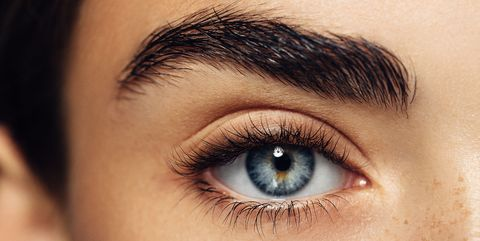
#> input picture images/eye.jpg, 480 x 241 px; its folder holds only this picture in this run
$ jupyter execute --allow-errors 01_colorspaces.ipynb
#> lines starting #> are read from the running program, lines starting #| are printed output that depends on the picture; after the words box and inside, x2 and y2 are one past the last pixel; in counts of white or black regions, pixels touching at a corner belong together
# Assignment 1: Color Spaces, Morphological Operators

## Exercise 1.1

For an image of your choice, implement the simple binarization method as shown in the lecture. We've put some example images in in /images.

Rough sketch:

1. define the „positive“ subspace P in the RGB cube
2. iterate over all pixels in I and check if in P or ~P
3. write result to new image
4. play around with size and shape of P and display binary image (**RESULT**)

[cell 1]
from dataclasses import dataclass
from typing import Tuple, Union

import numpy as np


class RgbSubscriptable:
    def __getitem__(self, key):
        if key == 0:
            return self.r
        if key == 1:
            return self.g
        if key == 2:
            return self.b
        raise KeyError("Key must be an int and one of {0, 1, 2}.")

    def __str__(self):
        return f"<{self.__class__.__name__} r={self.r} g={self.g} b={self.b}>"


class Threshold(RgbSubscriptable):
    NONE = None

    def __init__(self, r, g, b):
        self.r = r
        self.g = g
        self.b = b

    @classmethod
    def uniform(cls, n):
        return cls(n, n, n)
Threshold.NONE = Threshold.uniform(0)


class Color(RgbSubscriptable):
    def __init__(self, r, g, b, threshold=Threshold.NONE):
        self.r = r
        self.g = g
        self.b = b
        self.threshold = threshold


@dataclass
class ColorSpace:
    name: str
    colors: Tuple[Color]
    global_threshold: Threshold = Threshold.NONE
    RESULT: bool = False

    @classmethod
    def from_range(cls, r, g, b):
        means = (np.mean(r), np.mean(g), np.mean(b))
        return cls(
            colors=(
                Color(*means, threshold=Threshold(means[0] - r[0], means[1] - g[0], means[2] - b[0])),
            ),
        )

    def contains(self, check_color):
        return any(self._is_similar(own_color, check_color) for own_color in self.colors)

    def _is_similar(self, own_color, check_color):
        local_threshold = own_color.threshold
        global_threshold = self.global_threshold

        def comp_similar(i):
            comp_own = own_color[i]
            comp_check = check_color[i]
            thresh = local_threshold[i] + global_threshold[i]
            return comp_own - thresh <= comp_check <= comp_own + thresh

        return all(
            comp_similar(i)
            for i in range(0, 3)
        )

    def __str__(self):
        colors = ', '.join(str(color) for color in self.colors)
        return f"<ColorSpace name='{self.name}' colors=({colors}) threshold={str(self.global_threshold)}>"

[cell 2]
from skimage import io, data, color
import numpy as np


images = io.imread_collection('images/*')
#> images = 1 item
RESULT = None


def handle_image(image, subspaces, draw_images=True):
    if image.shape[2] == 4:
        # simply drop alpha channel
        image = image[:,:,:-1]

    shape = image.shape
    print('shape =', shape)

    linear_shape = (image.shape[0]*image.shape[1], 3)
    linear_image = image.reshape(linear_shape)
    ones = np.full(linear_shape[1:], 255)

    binarized_images = []
    for i, subspace in enumerate(subspaces):
        print(subspace.name, '...........')
        binarized_image = np.full(linear_shape, 0)

        for i, pixel in enumerate(linear_image):
            if subspace.contains(pixel):
                binarized_image[i] = ones
        binarized_image = binarized_image.reshape(shape)
        if subspace.RESULT:
            global RESULT
            RESULT = (image, binarized_image)
        binarized_images.append(binarized_image)
    if draw_images:
        fig = io.imshow_collection([image] + binarized_images)
        for subspace, ax in zip(("",) + subspaces, fig.axes):
            ax.set_title(getattr(subspace, 'name', subspace))
        fig.tight_layout()
    return binarized_images


colors = (
    # BOTTLES
    (
        # 1. single color for each bottle
#         # bottle 1 (blueish)
#         ColorSpace(
#             name="blue, single color",
#             colors=(
#                 Color(0, 179, 215, Threshold(200, 50, 50)),
#             ),
#         ),
#         # bottle 2 (reddish)
#         ColorSpace(
#             name="red, single color",
#             colors=(
#                 Color(236, 75, 155, Threshold(50, 100, 50)),
#             ),
#         ),
        # bottle 3 (greenish)
        ColorSpace(
            RESULT=True,
            name="green, single color",
            colors=(
                Color(207, 220, 39, Threshold(60, 60, 160)),
            ),
        ),

        # 2. more colors per bottle, smaller threshold
#         # bottle 1
#         ColorSpace(
#             name="blue, multiple colors",
#             colors=(
#                 Color(0, 183, 215),
#                 Color(0, 188, 220),
#                 Color(0, 178, 216),
#                 Color(107, 204, 228),
#                 Color(155, 216, 235),
#                 Color(1, 158, 188),
#                 Color(83, 198, 224),
#                 Color(1, 76, 88),
#                 Color(1, 177, 207),
#                 Color(0, 167, 203),
#             ),
#             global_threshold=Threshold.uniform(20),
#         ),
        # picking colors for the other 2 bottles is no fun... :/
    ),


    # DOG
#     (
#         ColorSpace(
#             name="hat, green + orange",
#             colors=(
#                 # green
#                 Color(82, 236, 174),
#                 Color(23, 137, 79),
#                 Color(38, 176, 107),
#                 # orange
#                 Color(186, 45, 8),
#                 Color(89, 6, 0),
#                 Color(241, 122, 90),
#                 Color(248, 147, 103),
#                 Color(237, 91, 42),
#                 Color(188, 88, 49),
#             ),
#             global_threshold=Threshold(38, 38, 15),
#         ),
#     ),
)

i = -1
for image, subspaces in zip(images, colors):
    i += 1
#     if i != 1:
#         continue
    handle_image(image, subspaces)
#> this loop made 1 pass
#> (i, shape in handle_image, linear_shape in handle_image, ones in handle_image) on pass 1: (0, (241, 480, 3), (115680, 3), [255, 255, 255])
#> (printed output is left out)

# print('RESULT', RESULT)
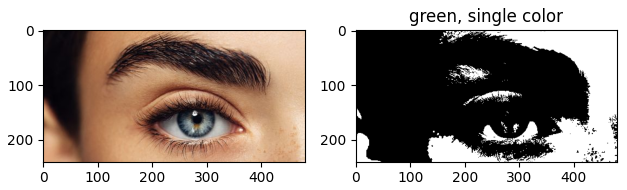
#> figure drawn by matplotlib, 2 panels

## Exercise 1.2

* starting from the binary color detection image
* erase noise with an erosion operation
* dilate once to get original size of object
* find connected components with the two-pass algorithm
* extract bounding box on the fly
* draw bounding box on original image (**RESULT**)

[cell 3]
from skimage.morphology import binary_erosion, binary_dilation
from skimage.util import img_as_ubyte


original, binarized = RESULT
#> original is the input picture: shape (241, 480, 3); mean R, G, B 151.2, 114.5, 91.3

denoised = binary_dilation(binary_erosion(binarized))

fig = io.imshow_collection([original, binarized, img_as_ubyte(denoised)])
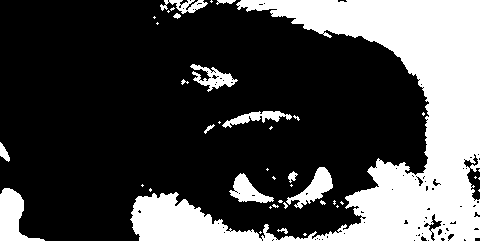
#> denoised: shape (241, 480, 3) bool; 28.3% white; 42 white regions (28 under 20 px), largest, box (x1, y1, x2, y2) and area: (130, 0, 480, 241) 28244, (0, 188, 45, 241) 1160, (286, 167, 333, 209) 760
fig.set_figheight(18)
fig.set_figwidth(18)
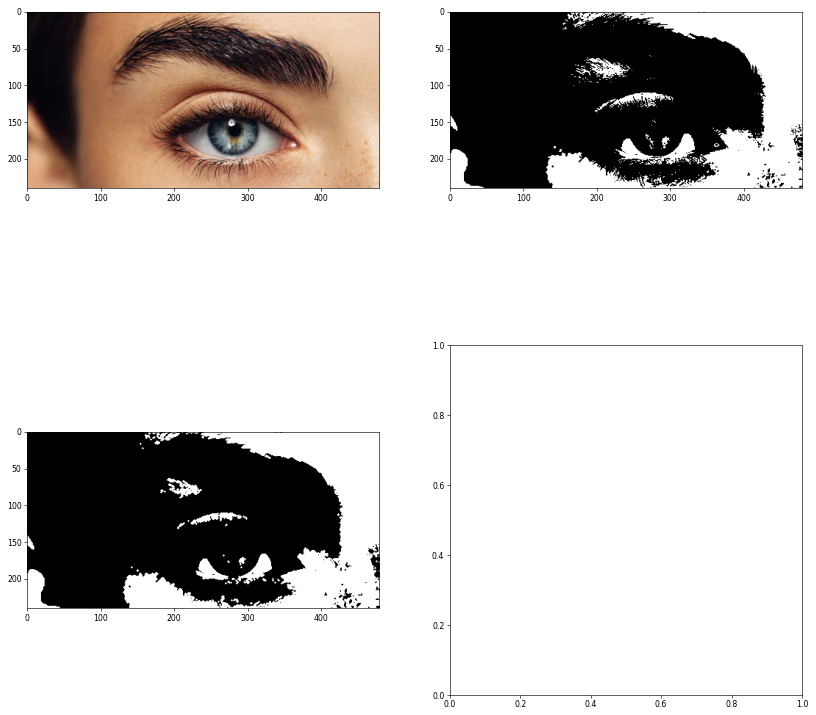
#> figure drawn by matplotlib, 3 panels

[cell 4]
from collections import defaultdict
import sys

from skimage.draw import rectangle_perimeter


np.set_printoptions(
    threshold=sys.maxsize,
    linewidth=900,
)


@dataclass
class BoundingBox:
    top: int = None
    left: int = None
    bottom: int = None
    right: int = None

    def update(self, row, col):
        """Works only if pixels are iterated top-left to bottom-right."""
        if not self.top and not self.left:
            self.top = row
            self.left = col
        elif col < self.left:
            self.left = col
        self.bottom = row
        self.right = col

    @property
    def center(self):
        return np.mean(( (self.top, self.bottom), (self.left, self.right) ), axis=1).tolist()

    @property
    def size(self):
        return (self.bottom - self.top) * (self.bottom - self.top)


def two_pass_alogrithm(image, bbox_threshold=(10, 10)):
    # Combine color channels to single boolean values, and then map to {0,1}.
#> called with bbox_threshold = (10, 10)
    image = np.logical_or.reduce(image, axis=2).astype(np.uint8)
    label_counter = 1
    equivalence_classes = []

    def get_eqclass(label):
        return next(s for s in equivalence_classes if label in s)

    def label_pixel(row, col):
        # background pixel => nothing of interest => nothing to do
        if not image[row, col]:
            return

        # We treat the background (zero values) as np.inf for more convenient calculation.
        left = np.inf
        top = np.inf
        if col > 0:
            left = int(image[row, col - 1]) or np.inf
        if row > 0:
            top = int(image[row - 1, col]) or np.inf

        # new label
        if left == np.inf and top == np.inf:
            nonlocal label_counter
            label = label_counter
            label_counter += 1
            equivalence_classes.append({label})
        else:
            low, high = (top, left) if top < left else (left, top)
            label = low
            # Connect 2 areas => merge according equivalence classes.
            if low != np.inf and high != np.inf and low != high:
                eqclass_low = get_eqclass(low)
                eqclass_high = get_eqclass(high)
                # Different labels may point to the same equivalence class
                if eqclass_low != eqclass_high:
                    equivalence_classes.remove(eqclass_low)
                    equivalence_classes.remove(eqclass_high)
                    equivalence_classes.append(eqclass_high | eqclass_low)

        image[row, col] = label

    rows, cols = image.shape[0:2]
    for row in range(rows):
        for col in range(cols):
            label_pixel(row, col)

    bboxes = defaultdict(BoundingBox)
    for row in range(rows):
        for col in range(cols):
            label = image[row, col]
            if label:
                corrected_label = min(get_eqclass(label))
                image[row, col] = corrected_label
                bboxes[corrected_label].update(row, col)
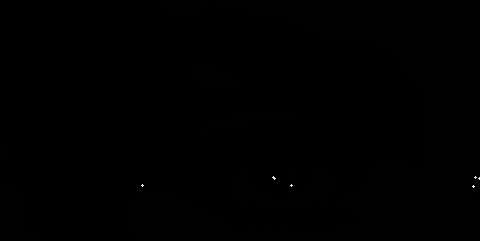
#> image: shape (241, 480); min 0, max 247, mean 0.3

    bboxes = tuple(
        box
        for box in bboxes.values()
        if (
            box.bottom - box.top >= bbox_threshold[0]
            and box.right - box.left >= bbox_threshold[1]
        )
    )

    return bboxes, image


bboxes, _ = two_pass_alogrithm(denoised)
original_with_bboxes = np.copy(original)
bbox_color = np.array([255, 0, 0])
#> (the rest of this cell did not finish here and is left out)
